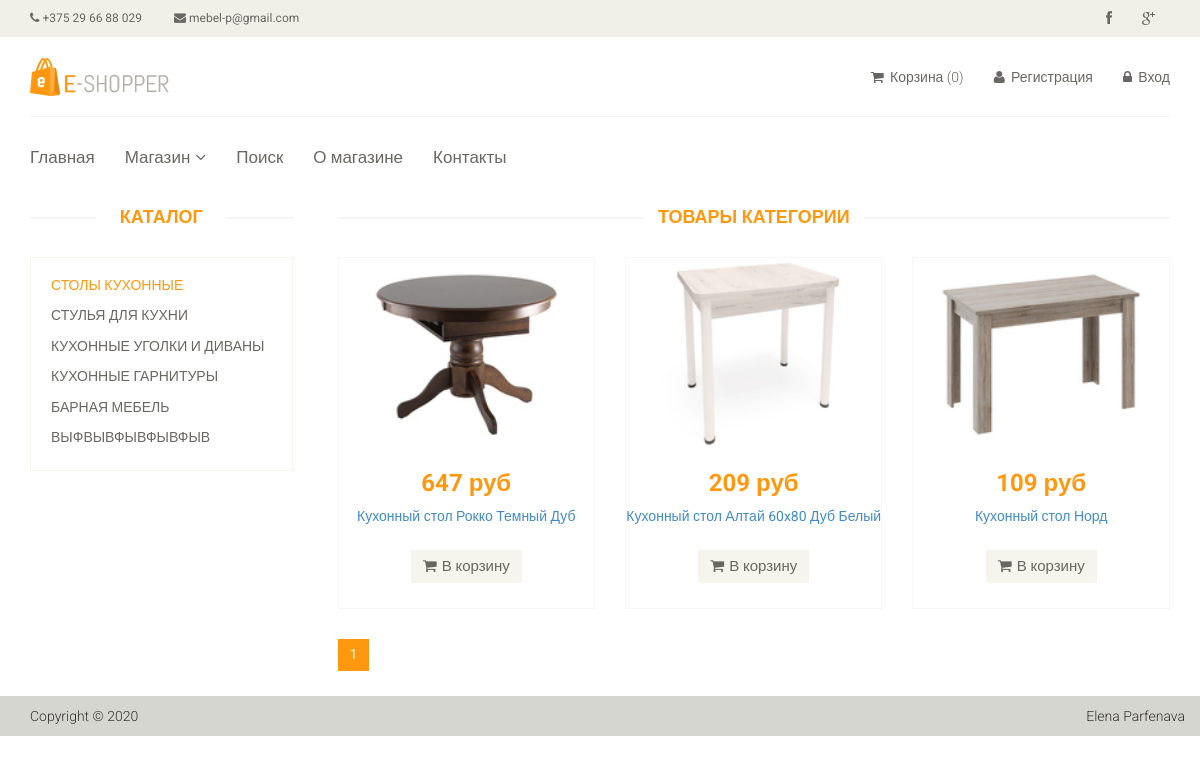
Page /category/1 on the committed database.
### tables this page shows
CREATE TABLE IF NOT EXISTS `category` (
  `id` int(11) NOT NULL AUTO_INCREMENT,
  `name` varchar(255) NOT NULL,
  `sort_order` int(11) DEFAULT 0,
  `status` int(11) NOT NULL DEFAULT 1,
  PRIMARY KEY (`id`)
);

CREATE TABLE IF NOT EXISTS `product` (
  `id` int(11) NOT NULL AUTO_INCREMENT,
  `name` varchar(255) DEFAULT NULL,
  `category_id` int(11) DEFAULT NULL,
  `code` varchar(50) DEFAULT NULL,
  `price` int(11) DEFAULT 0,
  `availability` int(11) DEFAULT NULL,
  `brand` varchar(255) DEFAULT NULL,
  `image` varchar(255) DEFAULT NULL,
  `description` text DEFAULT NULL,
  `is_new` int(11) DEFAULT 0,
  `is_recommended` int(11) DEFAULT 0,
  `status` int(11) DEFAULT 1,
  PRIMARY KEY (`id`)
);

### config/routes.php (called while the page is built)
<?php
 return array(
     'product/([0-9]+)' => 'product/index/$1',
     'category/([0-9]+)/page-([0-9]+)' => 'product/Category/$1/$2',
     'category/([0-9]+)' => 'product/Category/$1',
     'search' => 'product/search',
     'user/register' => 'user/register',
     'user/login' => 'user/login',
     'user/logout' => 'user/logout',
     'cabinet/edit' => 'cabinet/editName',
     'cabinet' => 'cabinet/index',
     'cart/addProductAjax/([0-9]+)' => 'cart/addProductAjax/$1',
     'cart/subtractAjax/([0-9]+)' => 'cart/subtractAjax/$1',
     'cart/cartAjax/([0-9]+)' => 'cart/cartAjax/$1',
     'cart/checkout' => 'cart/checkout',
     'cart' => 'cart/index',
     'admin/product/create' => 'adminProduct/create',
     'admin/product/delete/([0-9]+)' => 'adminProduct/delete/$1',
     'admin/product/update/([0-9]+)' => 'adminProduct/update/$1',
     'admin/product' => 'adminProduct/index',
     'admin/category/create' => 'adminCategory/create',
     'admin/category/delete/([0-9]+)' => 'adminCategory/delete/$1',
     'admin/category/update/([0-9]+)' => 'adminCategory/update/$1',
     'admin/category' => 'adminCategory/index',
     'admin/order/update/([0-9]+)' => 'adminOrder/update/$1',
     'admin/order/delete/([0-9]+)' => 'adminOrder/delete/$1',
     'admin/order/([a-z_]+)/page-([0-9]+)' => 'adminOrder/index/$1/$2',
     'admin/order/([a-z_]+)' => 'adminOrder/index/$1',
     'admin/generate' => 'adminGenerate/index',
     'admin' => 'admin/index',
     'catalog' => 'site/index',
     '' => 'site/index',
 );

### controllers/ProductController.php (called while the page is built, shortened)
<?php
class ProductController
{
    public function actionCategory($categoryId, $page = 1)
    {
        $categories = Category::getCategoriesList();
        $latestProducts = Product::getProductsListByCategory($categoryId, $page);
        $total = Product::getTotalProductsInCategory($categoryId);
        $pagination = new Pagination($total, $page, Product::SHOW_BY_DEFAULT, 'page-');
        require_once(ROOT . '/views/product/category.php');
        return true;
    }
}

### index.php (called while the page is built, shortened)
<?php
require_once(ROOT.'/components/Autoload.php');
$router = new Router();
$router->run();

### components/Db.php (called while the page is built, shortened)
<?php
class Db
{
    private static $connection;
    public static function getConnection()
    {
        if (!empty(self::$connection)) {
            return self::$connection;
        }
        $paramsPath = ROOT . DB_PARAMS;
        $params = include($paramsPath);
        $dsn = "mysql:host={$params['host']};dbname={$params['dbname']};"
            . "port={$params['port']};charset={$params['charset']};";
        self::$connection = new PDO($dsn, $params['user'], $params['password']);
        return self::$connection;
    }
    public static function executeQuerySelect(string $query, string $PdoInstructionForReturn = self::FETCH_ALL )
    {
        return self::executeQuery($query, [], $PdoInstructionForReturn);
    }
    public static function executeQuery(string $query, array $params = [], string $PdoInstructionForReturn = '')
    {
        $executeStart=microtime(true);
        $error = array();
        $str = "";
        $db=self::getConnection();
        $result = $db->prepare($query);
        if (!empty($params)) {
            if (substr_count($query, 'LIMIT')) {
                foreach ($params as $key => $value) {
                    $key = ':' . $key;
                    if (is_int($value) or ctype_digit($value)) {
                        $result->bindValue($key, $value, PDO::PARAM_INT);
                    } else {
                        $result->bindValue($key, $value);
                    }
                }
            } else {
                foreach ($params as $key => $value) {
                    $key = ':' . $key;
                    $result->bindValue($key, $value);
                }
            }
        }
        if ($result->execute()) {
            if (!empty($PdoInstructionForReturn)) {
                $str .= "\n     Инструкция '" . $PdoInstructionForReturn . "'";
                switch ($PdoInstructionForReturn) {
                    case self::FETCH:
                        $return = $result->fetch();
                        $str .= ' инициировала выполнение "PDOStatement::fetch()"';
                        break;
                    case self::FETCH_ALL:
                        $return = $result->fetchAll();
                        $str .= ' инициировала выполнение "PDOStatement::fetchAll()"';
                        break;
                }
            } else {
                $return = true;
            }
        }
        return $return;
    }
}

### models/Category.php (called while the page is built, shortened)
<?php
class Category
{
    public static function getCategoriesList()
    {
        $sql = 'SELECT id, name FROM category '
            . 'WHERE status = "1"'
            . 'ORDER BY sort_order ASC ';
        return Db::executeQuerySelect($sql, Db::FETCH_ALL);
    }
}

### components/Autoload.php (called while the page is built, shortened)
<?php
function shopAutoloader($class_name)
{
    $array_paths = array(
        '/models/',
        '/components/'
    );
    foreach ($array_paths as $path) {
        $path = ROOT . $path . $class_name . '.php';
    }
}

### config/db_params.php (called while the page is built)
<?php
return array(
    'host' => 'localhost',
    'dbname' => 'furniture_store',
    'user' => 'root',
    'password' => 'root',
    'port' => '3306',
    'charset' => 'utf8',
);

### components/Log.php (called while the page is built, shortened)
<?php
class Log
{
    public static function writeSqlLog(string $query, array $params, string $str, $executeStart, array $error)
    {
        $str .= "\n     Запрос = '" . $query . "'";
        if (!empty($params)) {
            $str .= "\n     Параметры = " . json_encode($params);
        }
        if (empty($error)) {
            $str .= "\n     Запрос выполнен успешно.";
            $str.="\n     Время выполнения: ".round(microtime(true) - $executeStart, 2);
        } else {
            $str .= "\n     Запрос не выполнен";
            $str .= "\n          Сообщение об ошибке: "
                . $error[2] . "\n          Код ошибки SQLSTATE: " . $error[0]
                . "\n          Код ошибки, заданный драйвером: " . $error[1];
        }
        $log = fopen("sql.log", 'a') or die("не удалось создать файл");
    }
}

### models/Product.php (called while the page is built, shortened)
<?php
class Product
{
     public static function getProductsListByCategory($categoryId = false, $page = 1)
     {
         if ($categoryId) {
             $offset = ($page - 1) * self::SHOW_BY_DEFAULT;
             $sql = 'SELECT id, name, price, image, is_new FROM product '
                 . 'WHERE status = "1" AND category_id = :category_id '
                 . 'ORDER BY id DESC '
                 . 'LIMIT :count '
                 . 'OFFSET :offset ';
             $params['category_id'] = $categoryId;
             $params['count'] = self::SHOW_BY_DEFAULT;
             $params['offset'] = $offset;
             return Db::executeQuery($sql, $params, Db::FETCH_ALL);
         }
     }
    public static function getTotalProductsInCategory($categoryId)
    {
        $sql = 'SELECT count(id) AS count FROM product '
            . 'WHERE status="1" AND category_id = :category_id';
        $params['category_id'] = $categoryId;
        $row = Db::executeQuery($sql, $params, Db::FETCH);
        return $row['count'];
    }
}

### views/product/category.php (the view, shortened to what this page needs)
<?php include ROOT . '/views/layouts/header.php';?>
<section>
    <div class="container">
        <div class="row">
            <?php include ROOT . '/views/layouts/category.php';?>
            <div class="col-sm-9 padding-right">
                <div class="features_items">
                    <h2 class="title text-center">Товары категории</h2>
                    <?php foreach ($latestProducts as $product): ?>
                        <div class="col-sm-4">
                            <div class="product-image-wrapper">
                                <div class="single-products">
                                    <div class="productinfo text-center">
                                        <a href="/product/<?= $product['id'];?>">
                                            <img src="/template/images/cart/<?= $product["id"]; ?>.jpg" alt="" />
                                        </a>
                                        <h2><?= $product["price"]; ?> руб</h2>
                                        <p>
                                            <a href="/product/<?= $product["id"];?>">
                                                <?= $product["name"]; ?>
                                            </a>
                                        </p>
                                        <a href="#" class="btn btn-default add-to-cart"  data-btn="add-to-cart" data-id="<?= $product["id"]; ?>"><i class="fa fa-shopping-cart" > </i>В корзину</a>
                                    </div>
                                </div>
                            </div>
                        </div>
                    <?php endforeach;?>
                    <?php echo $pagination->get(); ?>
                </div>
             </div>
        </div>
    </div>
</section>
<?php include ROOT . '/views/layouts/footer.php';?>

### components/Router.php (shortened to what this page needs)
<?php
class Router
{
    private $routes;
    public function __construct()
    {
        $rotesPath = ROOT.'/config/routes.php';
        $this->routes = include($rotesPath);
    }
    private function getURI()
    {
        if (!empty($_SERVER['REQUEST_URI'])) {
            return trim($_SERVER['REQUEST_URI'], '/');
        }
        return true;
    }
    public function run()
    {
            $uri = $this->getURI();
            foreach ($this->routes as $uriPattern => $path) {
                if (preg_match("~$uriPattern~", $uri)) {
                    $internalRoute = preg_replace("~$uriPattern~", $path, $uri);
                    $segments = explode('/', $internalRoute);
                    $controllerName = array_shift($segments).'Controller';
                    $actionName = 'action'.ucfirst(array_shift($segments));
                    $parameters = $segments;
                    $controllerObject = new $controllerName;
                    $result = call_user_func_array(array($controllerObject, $actionName), $parameters);
                    if ($result != null) {
                        exit();
                    }
                }
            }
    }
}

### views/layouts/category.php
<div class="col-sm-3">
    <div class="left-sidebar">
        <h2>Каталог</h2>
        <div class="panel-group category-products">
            <?php foreach ($categories as $categoryItem): ?>
                <div class="panel panel-default">
                    <div class="panel-heading">
                        <h4 class="panel-title">
                            <a href="/category/<?= $categoryItem['id']; ?>"
                               class="<?php if ($categoryId == $categoryItem['id']) echo 'active';?>"
                            >
                                <?= $categoryItem['name']; ?>
                            </a>
                        </h4>
                    </div>
                </div>
            <?php endforeach; ?>
        </div>
    </div>
</div>

### template/css/main.css (style rules this page uses)
body { font-family: 'Roboto', sans-serif; background: #ffffff; position: relative; font-weight: 400; }
a { -webkit-transition: 300ms; -moz-transition: 300ms; -o-transition: 300ms; transition: 300ms; }
h1, h2, h3, h4, h5, h6 { font-family: 'Roboto', sans-serif; }
.category-products { border: 1px solid #F7F7F0; margin-bottom: 35px; padding-bottom: 20px; padding-top: 15px; }
.left-sidebar h2, .brands_products h2 { color: #FE980F; font-family: 'Roboto', sans-serif; font-size: 18px; font-weight: 700; margin: 0 auto 30px; text-align: center; text-transform: uppercase; position: relative; z-index:3; }
.left-sidebar h2:after, h2.title:after { content: " "; position: absolute; border: 1px solid #f5f5f5; bottom:8px; left: 0; width: 100%; height: 0; z-index: -2; }
.left-sidebar h2:before { content: " "; position: absolute; background: #fff; bottom: -6px; width: 130px; height: 30px; z-index: -1; left: 50%; margin-left: -65px; }
h2.title:before { content: " "; position: absolute; background: #fff; bottom: -6px; width: 220px; height: 30px; z-index: -1; left: 50%; margin-left: -110px; }
.category-products .panel { background-color: #FFFFFF; border: 0px; border-radius: 0px; box-shadow:none; margin-bottom: 0px; }
.category-products .panel-default .panel-heading { background-color: #FFFFFF; border: 0 none; color: #FFFFFF; padding: 5px 20px; }
.category-products .panel-default .panel-heading .panel-title a { color: #696763; font-family: 'Roboto', sans-serif; font-size: 14px; text-decoration: none; text-transform: uppercase; }
.category-products .panel-default .panel-heading .panel-title a.active { color: #FE980F; }
.padding-right { padding-right: 0; }
.features_items { overflow:hidden; }
h2.title { color: #FE980F; font-family: 'Roboto', sans-serif; font-size: 18px; font-weight: 700; margin: 0 15px; text-transform: uppercase; margin-bottom: 30px; position: relative; }
.product-image-wrapper { border:1px solid #F7F7F5; overflow: hidden; margin-bottom:30px; }
.single-products { position: relative; }
.productinfo h2 { color: #FE980F; font-family: 'Roboto', sans-serif; font-size: 24px; font-weight: 700; }
.productinfo p { font-family: 'Roboto', sans-serif; font-size: 14px; font-weight: 400; color: #696763; height: 34px; }
.productinfo img { width: 100%; }
.productinfo { position:relative; }
.add-to-cart { background:#F5F5ED; border: 0 none; border-radius: 0; color: #696763; font-family: 'Roboto', sans-serif; font-size: 15px; margin-bottom: 25px; }
.add-to-cart i { margin-right:5px; }

### rows in the picture
category: name "СТОЛЫ КУХОННЫЕ"
category: name "СТУЛЬЯ ДЛЯ КУХНИ"
category: name "КУХОННЫЕ УГОЛКИ И ДИВАНЫ"
category: name "КУХОННЫЕ ГАРНИТУРЫ"
category: name "БАРНАЯ МЕБЕЛЬ"
category: name "ВЫФВЫВФЫВФЫВФЫВ"
product: shows a picture, price "647", name "Кухонный стол Рокко Темный Дуб"
product: shows a picture, price "209", name "Кухонный стол Алтай 60x80 Дуб Белый"
product: shows a picture, price "109", name "Кухонный стол Норд"
